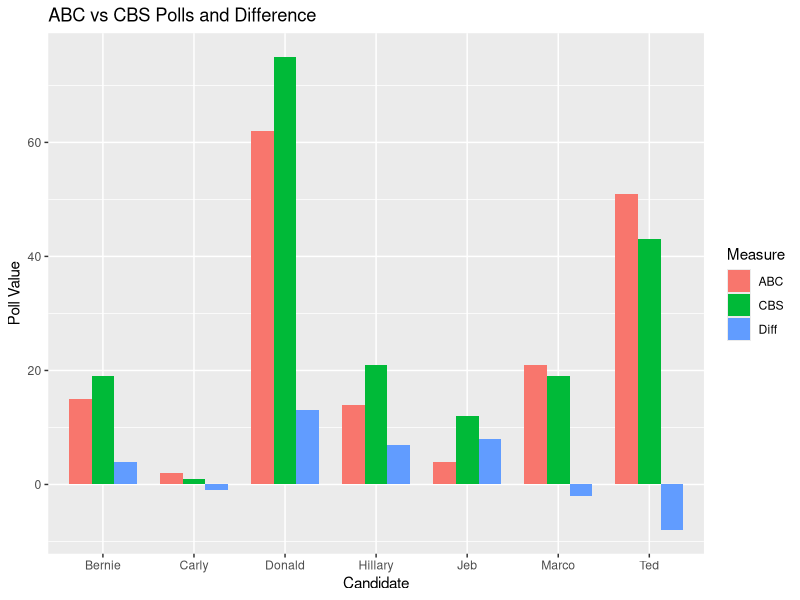

Reproduce this figure in R.
library(ggplot2)

Name <- c("Jeb", "Donald", "Ted", "Marco", "Carly", "Hillary", "Bernie")
ABC_poll <- c(4, 62, 51, 21, 2, 14, 15)
CBS_poll <- c(12, 75, 43, 19, 1, 21, 19)

df_polls <- data.frame(Name, ABC_poll, CBS_poll)

str(df_polls)
head(df_polls)

mean(df_polls$ABC_poll)
median(df_polls$ABC_poll)
range(df_polls$ABC_poll)

mean(df_polls$CBS_poll)
median(df_polls$CBS_poll)
range(df_polls$CBS_poll)


df_polls$diff <- df_polls$CBS_poll - df_polls$ABC_poll
head(df_polls)

ggplot(df_polls, aes(Name)) +
  geom_col(aes(y = ABC_poll, fill = "ABC"), width = 0.25, position = position_nudge(x = -0.25)) +
  geom_col(aes(y = CBS_poll, fill = "CBS"), width = 0.25, position = position_nudge(x = 0.00)) +
  geom_col(aes(y= diff, fill = "Diff"), width = 0.25, position = position_nudge(x=0.25)) +
  labs(
    title = "ABC vs CBS Polls and Difference",
    x = "Candidate",
    y = "Poll Value",
    fill = "Measure"
  )
